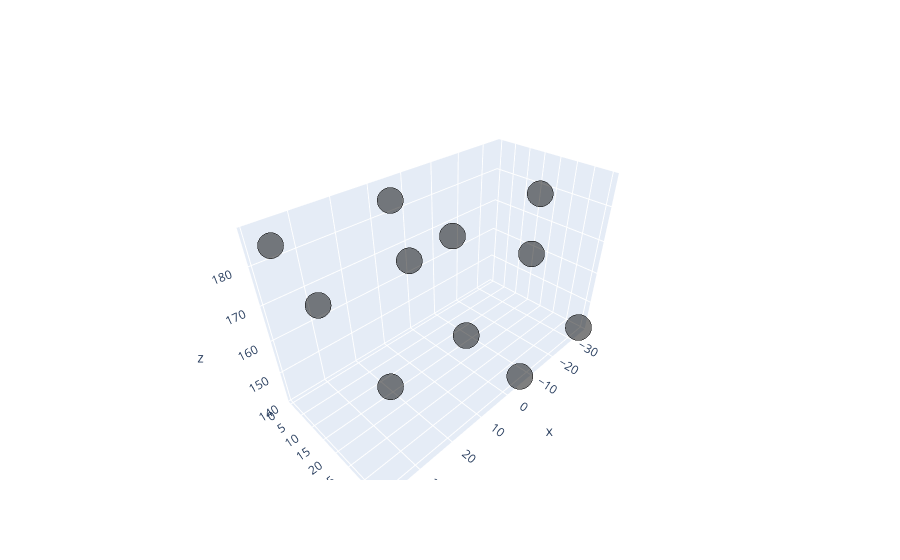

The code cell stored with this chart in its notebook:
### Code cell
from itertools import product
import plotly.graph_objs as go

from plotly.offline import init_notebook_mode, iplot, iplot_mpl

# FCC lattice

# Lattice vectors
a = atoms.get_cell()[0]
b = atoms.get_cell()[1]
c =atoms.get_cell()[2]


# Atom positions expressed in units of a, b, and c
atom_pos =atoms.positions

# Number of unit cells to be plotted in x-, y- and z-direction
Nx = 1
Ny = 1
Nz = 1

# Find the coordinates!
latt_x, latt_y, latt_z = unit_cell_3d(a, b, c, atom_pos, Nx, Ny, Nz)
# Plot the coordinates as a scatter plot
trace = go.Scatter3d(x = latt_x, y = latt_y, z=latt_z, mode = 'markers',
                    marker = dict(size = 9, color = 'rgba(0, 0, 0, .5)',
                    line = dict(width = 2, color = 'rgb(0, 0, 0)')),
)
iplot([trace], show_link=False)

### Figure 1 — Plotly figure (JSON) as saved in the notebook; plotly's stock layout.template omitted (floating-point values rounded to 4 significant figures)
{"data": [{"marker": {"color": "rgba(0, 0, 0, .5)", "line": {"color": "rgb(0, 0, 0)", "width": 2}, "size": 9}, "mode": "markers", "type": "scatter3d", "x": [-1.846e-16, 10.06, -8.162, -26.38, -16.32, -34.54, 28.28, 38.33, 20.11, 11.95, -6.268], "y": [3.198e-16, 7.069, 14.14, 21.21, 28.28, 35.34, 3.198e-16, 7.069, 14.14, 28.28, 35.34], "z": [164.3, 187.3, 141.3, 164.3, 187.3, 141.3, 164.3, 187.3, 141.3, 187.3, 141.3]}], "layout": {}}
